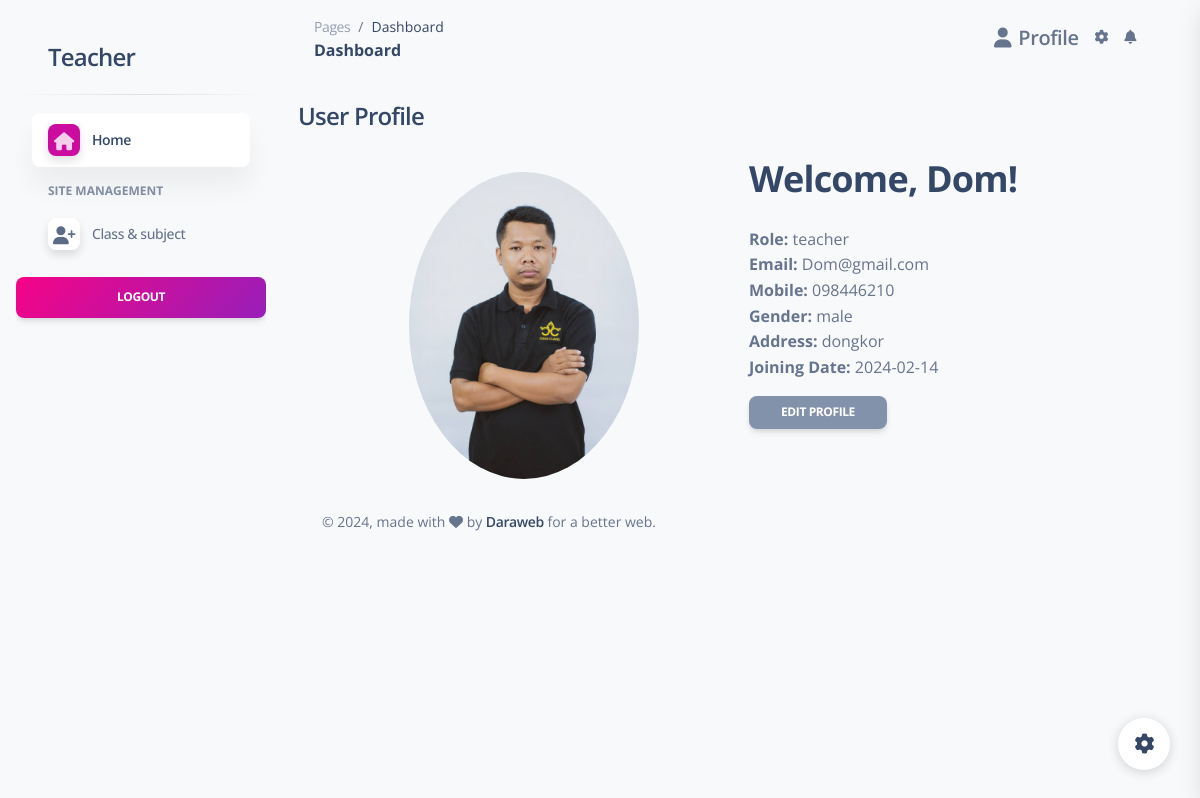
Screenshot of /php-admin-panel/teacher/tchprofile.php (signed in) with the database file from the repository.
### tables this page shows
CREATE TABLE `users` (
  `id` int(11) NOT NULL,
  `name` varchar(100) NOT NULL,
  `sex` varchar(11) NOT NULL,
  `email` varchar(100) NOT NULL,
  `password` varchar(100) NOT NULL,
  `photo` varchar(255) DEFAULT NULL,
  `phone` varchar(20) DEFAULT NULL,
  `address` varchar(255) DEFAULT NULL,
  `role` varchar(100) NOT NULL COMMENT 'admin,teacher,student',
  `is_ban` tinyint(1) NOT NULL DEFAULT 0 COMMENT '0=unban,1=ban',
  `create_at` date DEFAULT current_timestamp()
);

### php-admin-panel/config/function.php (called while the page is built, shortened)
<?php
require 'dbcon.php';
function validate($inputData)
{
    global $conn;
    $validateData = mysqli_escape_string($conn, $inputData);
    return trim($validateData);
}
function getById($tableName, $id)
{
    global $conn;
    $table = validate($tableName);
    $id = validate($id);
    $query = "SELECT * FROM $table WHERE id= '$id'LIMIT 1";
    $result = mysqli_query($conn, $query);
    if ($result) {
        if (mysqli_num_rows($result) == 1) {
            $row = mysqli_fetch_array($result, MYSQLI_ASSOC);
            $response = [
                "status" => 200,
                'message' => 'Fected data',
                'data' => $row
            ];
            return $response;
        } else {
            $response = [
                "status" => 404,
                "message" => "No Data Record"
            ];
            return $response;
        }
    } else {
        $response = [
            "status" => 500,
            "message" => "Something Went Wrong"
        ];
        return $response;
    }
}
?>

### php-admin-panel/teacher/tchprofile.php (the view, shortened to what this page needs)
<?php include('includes/header.php'); ?>
<?php
$users_id = isset($_SESSION['users_id']) ? $_SESSION['users_id'] : null;
$user = getById('users', $users_id);
$name = isset($user['data']['name']) ? htmlspecialchars($user['data']['name']) : '';
$email = isset($user['data']['email']) ? htmlspecialchars($user['data']['email']) : '';
$address = isset($user['data']['address']) ? htmlspecialchars($user['data']['address']) : '';
$phone = isset($user['data']['phone']) ? htmlspecialchars($user['data']['phone']) : '';
$photo = isset($user['data']['photo']) ? htmlspecialchars($user['data']['photo']) : '';
$sex = isset($user['data']['sex']) ? htmlspecialchars($user['data']['sex']) : '';
$role = isset($user['data']['role']) ? htmlspecialchars($user['data']['role']) : '';
$joining_at = isset($user['data']['create_at']) ? htmlspecialchars($user['data']['create_at']) : '';
?>
<!DOCTYPE html>
<html lang="en">
<head>
</head>
<body>
    <header>
        <h4>User Profile</h4>
    </header>
    <main class="container mt-4">
    <div class="row">
        <div class="col-md-6">
            <div class="d-flex align-items-center justify-content-center mb-3 mt-3">
                <img src="<?= $photo ?>" class=" img-fluid rounded-circle" style="max-width: 230px; border-radius: 5px;" alt="User Photo">
            </div>
        </div>
        <div class="col-md-6">
            <div class="user-details">
                <h2 class="mb-4">Welcome, <?= $name; ?>!</h2>
                <ul class="list-unstyled">
                    <li><strong>Role:</strong> <?= $role; ?></li>
                    <li><strong>Email:</strong> <?= $email; ?></li>
                    <li><strong>Mobile:</strong> <?= $phone; ?></li>
                    <li><strong>Gender:</strong> <?= $sex; ?></li>
                    <li><strong>Address:</strong> <?= $address; ?></li>
                    <li><strong>Joining Date:</strong> <?= $joining_at; ?></li>
                </ul>
                <a href="tch-edit.php?id=<?= $user['data']['id']; ?>" class="btn btn-secondary btn-sm">Edit Profile</a>
            </div>
        </div>
    </div>
</main>
        <?php include('includes/footer.php'); ?>
</body>
</html>

### rows the page displays
users: photo (picture), name "Dom", role "teacher", email "Dom@gmail.com", phone "098446210", sex "male", address "dongkor", create_at "2024-02-14"
